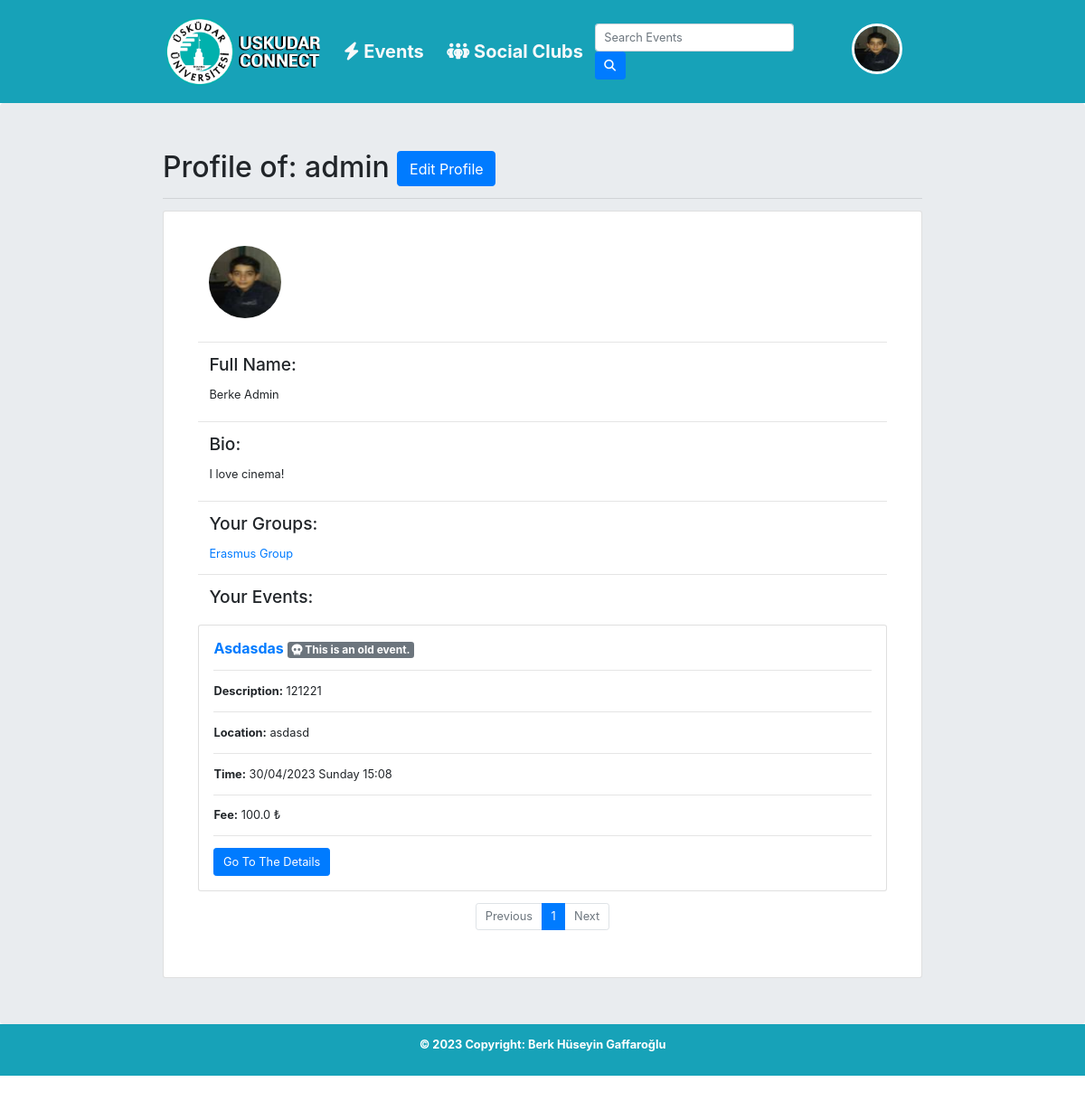
Before: /profile/4/ (signed in) with the older database file.
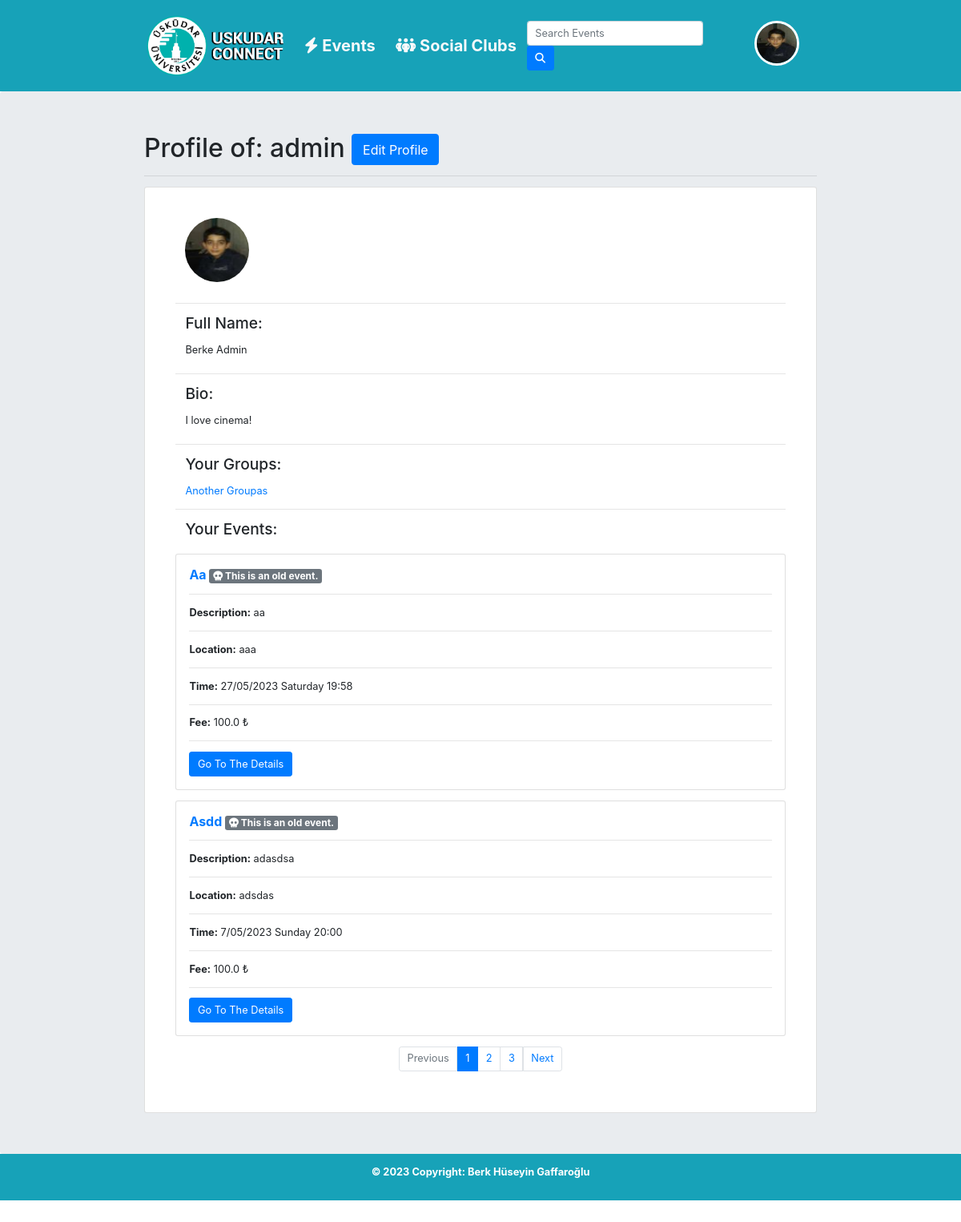
After: the same page with the newer database file.
### social_clubs/models.py (models this page shows, shortened)
class SocialClub(models.Model):
    name = models.CharField(max_length=100)
    description = models.TextField()
    members = models.ManyToManyField(User, related_name='clubs_joined')
    managers = models.ManyToManyField(User, related_name='admin_of')

### events/models.py (models this page shows, shortened)
class Event(models.Model):
    title = models.CharField(max_length=100)
    description = models.TextField(blank=True)
    location = models.TextField()
    price = models.FloatField(blank=True, default=0)
    time = models.DateTimeField(validators=[validate_datetime])
    users = models.ManyToManyField(User, related_name='events_attending')
    created_by = models.ForeignKey(User, on_delete=models.CASCADE, related_name='created_events', blank=True, default="", null=True)
    maximum_people = models.IntegerField(blank=True, default=3)
    social_club = models.ForeignKey(SocialClub, on_delete=models.CASCADE, related_name='club_events',blank=True, default="", null=True)
    def is_past(self):
        if self.time < timezone.now():
            return True
        else:
            return False

### users/views.py (the view)
# urls.py: path('profile/<int:pk>/', profile, name='users-profile'),
@login_required
def profile(request, pk):
    if request.method == 'GET':
        if request.user.is_authenticated:
            if request.user.pk == pk:
                can_change = True
            else:
                can_change = False
        current_profile = User.objects.get(pk=pk)
        created_events = current_profile.created_events.all()
        clubs = request.user.clubs_joined.all()
        events = Event.objects.filter(users=current_profile).order_by('-time')
        events_attending = Event.objects.filter(users=request.user)
        paginator = Paginator(events, EVENT_PER_PAGE)
        page = request.GET.get('page')
        events = paginator.get_page(page)
        context = {'events': events,
                   'PAGE_PER_PAGE':PAGE_PER_PAGE,
                    'events_attending': events_attending,
                    'can_change': can_change,
                    'current_profile':current_profile,
                    'created_events':created_events,
                    'clubs':clubs
                    }
        return render(request, 'users/profile.html', context)

### templates/users/profile.html (shortened to what this page needs)
{% extends "base.html" %}
{% block content %}
<h1>Profile of: {{current_profile.username}} {% if can_change %}
    <a href="{% url 'edit-profile' pk=current_profile.pk %}" class="btn btn-primary btn-lg">Edit Profile</a>
    {% endif %}
</h1>
<hr />
<div class="card">
    <div class="card-body p-5" style="min-height: 700px;">
        <div class="col-md-5">
            <img class="rounded-circle account-img mb-3" data-toggle="tooltip" data-placement="right" width="100px"
                title='Profile picture of "{{current_profile.username}}"' height="100px"
                src="{{ current_profile.profile.avatar.url }} " />
        </div>
        <hr />
        <div class="col-md-5 mb-4">
            <label>
                <h4>Full Name:</h4>
            </label>
            <p>{{ current_profile.first_name }} {{current_profile.last_name}}</p>
        </div>
        <hr />
        <div class="col-md-5 mb-4">
            <label>
                <h4>Bio:</h4>
            </label>
            <p>{{ current_profile.profile.bio }}</p>
        </div>
        <hr />
        <div class="col-md-5 mb-2">
            <label>
                <h4>{% if current_profile.pk == request.user.pk %}
                    Your Groups:
                    {% else %}
                    {{current_profile.username|title}}'s Groups:
                    {% endif %}</h4>
            </label>
            {% if clubs %}
            <p>
            {% for club in clubs %}
            <a href="{% url 'club-detail' pk=club.pk %}">{{club.name|title}}</a>{% if not forloop.last %}, {% endif %}
            {% endfor %}
            </p>
            {% else %}
            No groups.
            {%endif%}
        </div>
        <hr/>
        <div class="col-md-5 mb-2">
            <label>
                <h4>{% if current_profile.pk == request.user.pk %}
                    Your Events:
                    {% else %}
                    {{current_profile.username|title}}'s Events:
                    {% endif %}</h4>
            </label>
        </div>
        {% include 'events/events_REUSE.html' with current_users_page=True %}
    </div>
</div>
{% endblock content %}

### templates/events/events_REUSE.html
{% block content %}
{% if events %}
{% for event in events %}
<div class="card mb-3">
  <div class="card-body">
    <a href="{% url 'event-detail' pk=event.pk %}">
      <h5 class="card-title"><b>
          {{event.title | title }}
          {% if event.is_past %}
          <span class="badge badge-secondary"><i class="fa-solid fa-skull"></i> This is an old event.</span>
          {% elif event in events_attending and not current_users_page %}
          <span class="badge badge-success"><i class="fa-solid fa-check"></i> You are attending this event.</span>
          {% elif event.users.all|length > event.maximum_people and not current_users_page %}
          <span class="badge badge-danger"> <i class="fa-solid fa-gauge-simple-max"></i></i> Event Is Full</span>
          {% endif %}
        </b></h5>
    </a>
    <hr />
    <p class="card-text"><b>Description:</b> {% if event.description|length > 200 %}
      {{event.description|slice:200}} <a href="{% url 'event-detail' pk=event.pk %}">...</a> {% else %} {{event.description}} {% endif %}</p>
    <hr />
    <p class="card-text"><b>Location:</b> {{event.location}}</p>
    <hr />
    <p class="card-text"><b>Time:</b> {{event.time|date:"j/m/Y l H:i" }}</p>
    <hr />
    <p class="card-text"><b>Fee:</b> {{event.price}} ₺</p>
    <hr />
    <a href="{% url 'event-detail' pk=event.pk %}" class="btn btn-primary">Go To The Details</a>
  </div>
</div>
{% endfor %}
<nav class="text-center">
  <ul class="pagination justify-content-center">
    {% if events.has_previous %}
    <li class="page-item"><a class="page-link" href="?page={{ events.previous_page_number }}">Previous</a></li>
    {% else %}
    <li class="page-item disabled"><a class="page-link" href="#">Previous</a></li>
    {% endif %}
    {% for num in events.paginator.page_range %}
    {% if num == events.number %}
    <li class="page-item active">
      <a class="page-link" href="?page={{ num }}">{{ num }} <span class="sr-only">(current)</span></a>
    </li>
    {% elif num > events.number|add:-5 and num < events.number|add:5 %} <li class="page-item">
      <a class="page-link" href="?page={{ num }}">{{ num }}</a>
      </li>
      {% endif %}
      {% endfor %}
      {% if events.has_next %}
      <li class="page-item"><a class="page-link" href="?page={{ events.next_page_number }}">Next</a></li>
      {% else %}
      <li class="page-item disabled"><a class="page-link" href="#">Next</a></li>
      {% endif %}
  </ul>
</nav>
{% else %}
There is nothing yet.
{% endif %}
{% endblock %}

Changed rows visible on the page:
no longer on this page (row unchanged): SocialClub: name "Erasmus Group"
no longer on this page (row edited): Event: title "Asdasdas", shows "This is an old event.", description "121221", location "asdasd", time "30/04/2023 Sunday 15:08", price "100.0"
added SocialClub: name "Another Groupas"
added Event: title "Aa", shows "This is an old event.", description "aa", location "aaa", time "27/05/2023 Saturday 19:58", price "100.0"
added Event: title "Asdd", shows "This is an old event.", description "adasdsa", location "adsdas", time "7/05/2023 Sunday 20:00", price "100.0"
Other visible differences:
new list line: "2"
new list line: "3"
